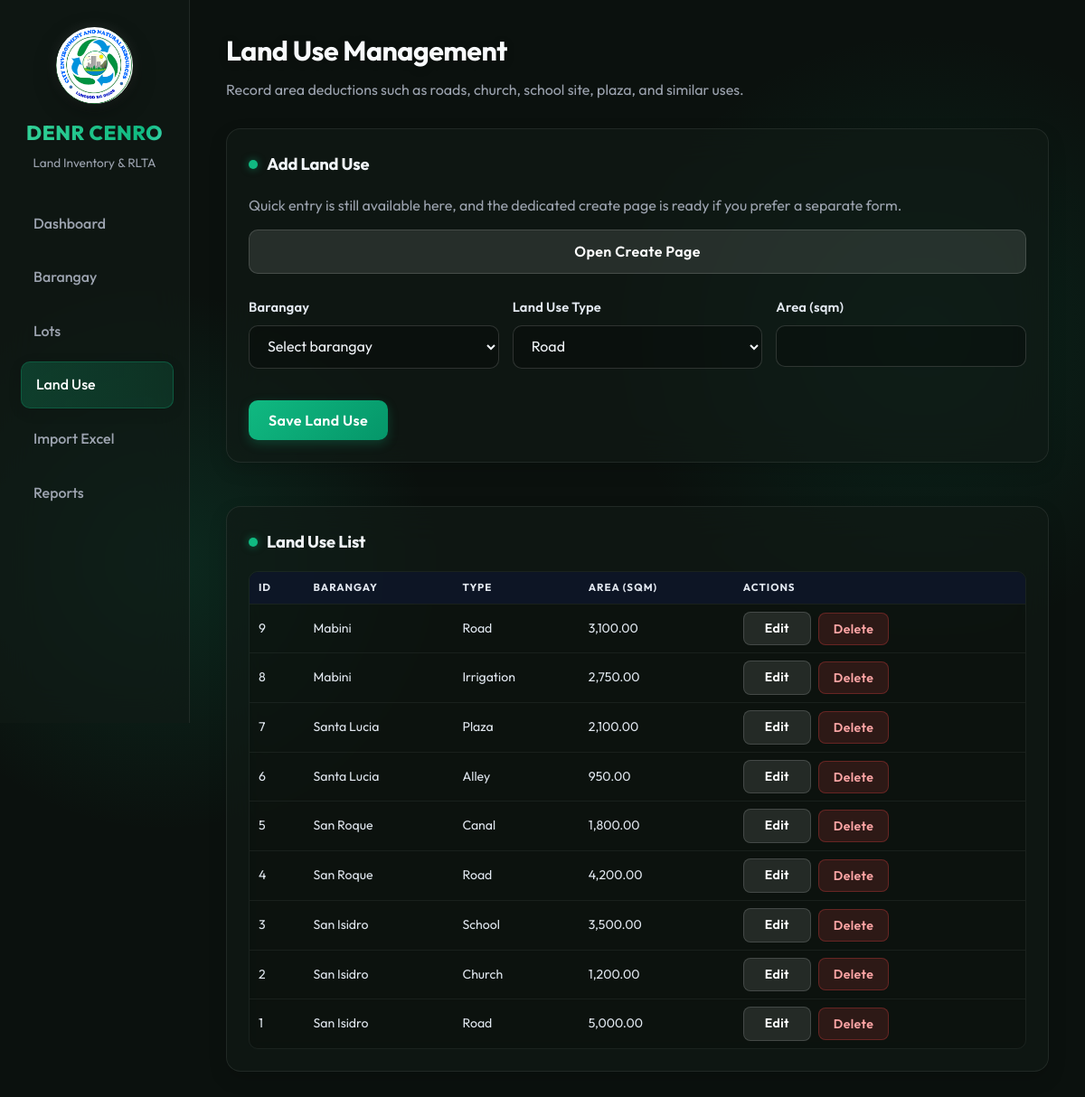
Screenshot of /land_use/index.php with the database file from the repository.
### tables this page shows
CREATE TABLE `land_use` (
    `id` INT AUTO_INCREMENT PRIMARY KEY,
    `barangay_id` INT NOT NULL,
    `type` ENUM('Road', 'Alley', 'Irrigation', 'Canal', 'Church', 'School', 'School Site', 'Plaza') NOT NULL,
    `area_sqm` DOUBLE NOT NULL DEFAULT 0,
    CONSTRAINT `fk_land_use_barangay`
        FOREIGN KEY (`barangay_id`) REFERENCES `barangay` (`id`)
        ON DELETE CASCADE ON UPDATE CASCADE
);

CREATE TABLE `barangay` (
    `id` INT AUTO_INCREMENT PRIMARY KEY,
    `name` VARCHAR(150) NOT NULL,
    `total_area_sqm` DOUBLE NOT NULL DEFAULT 0
);

### includes/functions.php (called while the page is built, shortened)
<?php
function h(?string $value): string
{
    return htmlspecialchars((string) $value, ENT_QUOTES, 'UTF-8');
}
function format_number(float $value): string
{
    return number_format($value, 2);
}
function fetch_barangays(mysqli $mysqli): array
{
    $sql = 'SELECT id, name, total_area_sqm FROM barangay ORDER BY name ASC';
    $result = $mysqli->query($sql);
    return $result ? $result->fetch_all(MYSQLI_ASSOC) : [];
}
function app_url(string $path = ''): string
{
    $base = '/Land-Invertory-System';
    return $base . $path;
}
function get_current_user_role(): ?string
{
    return 'Admin';
}

### land_use/index.php (the view, shortened to what this page needs)
<?php
require_once __DIR__ . '/../config/db.php';
require_once __DIR__ . '/../includes/functions.php';
$barangays = fetch_barangays($mysqli);
$landUseResult = $mysqli->query("
    SELECT u.id, b.name AS barangay_name, u.type, u.area_sqm
    FROM land_use u
    INNER JOIN barangay b ON b.id = u.barangay_id
    ORDER BY u.id DESC
");
$landUses = $landUseResult ? $landUseResult->fetch_all(MYSQLI_ASSOC) : [];
$currentUserRole = get_current_user_role();
require_once __DIR__ . '/../includes/header.php';
?>
<section class="grid-form-table">
    <div class="panel">
        <h2 class="panel-title">Add Land Use</h2>
        <?php if ($currentUserRole === 'Viewer'): ?>
            <div class="empty-state-fancy" style="padding: 20px 10px;">
                <p style="color: var(--text-muted);">You are logged in as a <strong>Viewer</strong>. You do not have permission to add or modify land use entries.</p>
            </div>
        <?php elseif (!$barangays): ?>
            <div class="empty-state">Add a barangay first before recording land use deductions.</div>
        <?php else: ?>
            <div style="display: flex; flex-direction: column; gap: 15px; margin-bottom: 25px;">
                <p class="section-text" style="margin:0; line-height: 1.5; color: var(--text-muted);">Quick entry is still available here, and the dedicated create page is ready if you prefer a separate form.</p>
                <a class="btn btn-secondary" style="justify-content: center;" href="<?= h(app_url('/land_use/create.php')); ?>">Open Create Page</a>
            </div>
            <?php require __DIR__ . '/form.php'; ?>
        <?php endif; ?>
    </div>
    <div class="panel">
        <h2 class="panel-title">Land Use List</h2>
        <div class="table-wrap">
            <table class="table-compact">
                <thead>
                    <tr>
                        <th>ID</th>
                        <th>Barangay</th>
                        <th>Type</th>
                        <th>Area (sqm)</th>
                        <th>Actions</th>
                    </tr>
                </thead>
                <tbody>
                    <?php if ($landUses): ?>
                        <?php foreach ($landUses as $entry): ?>
                            <tr>
                                <td><?= h((string) $entry['id']); ?></td>
                                <td><?= h($entry['barangay_name']); ?></td>
                                <td><?= h($entry['type']); ?></td>
                                <td><?= format_number((float) $entry['area_sqm']); ?></td>
                                <td>
                                    <div class="inline-actions">
                                        <?php if ($currentUserRole !== 'Viewer'): ?>
                                            <a class="btn btn-secondary" href="<?= h(app_url('/land_use/edit.php?id=' . $entry['id'])); ?>">Edit</a>
                                            <form method="post" action="<?= h(app_url('/land_use/delete.php')); ?>" onsubmit="return confirm('Delete this land use entry?');">
                                                <button class="btn btn-danger" type="submit">Delete</button>
                                            </form>
                                        <?php else: ?>
                                            <span style="color: var(--text-muted); font-size: 0.85rem;">None</span>
                                        <?php endif; ?>
                                    </div>
                                </td>
                            </tr>
                        <?php endforeach; ?>
                    <?php else: ?>
                        <tr>
                            <td colspan="5">No land use entries found.</td>
                        </tr>
                    <?php endif; ?>
                </tbody>
            </table>
        </div>
    </div>
</section>
<?php require_once __DIR__ . '/../includes/footer.php'; ?>

### assets/css/style.css (style rules this page uses)
:root { --bg-color: #0b110e; --panel-bg: rgba(18, 27, 22, 0.65); --panel-border: rgba(255, 255, 255, 0.08); --text-main: #f8fafc; --text-muted: #9ca3af; --primary: #10b981; --primary-glow: rgba(16, 185, 129, 0.5); --accent: #059669; --success: #10b981; --warning: #f59e0b; --danger: #ef4444; --glass-blur: blur(20px); }
* { box-sizing: border-box; margin: 0; padding: 0; }
body { font-family: 'Outfit', sans-serif; background-color: var(--bg-color); background-image: radial-gradient(circle at 15% 50%, rgba(16, 185, 129, 0.15), transparent 25%), radial-gradient(circle at 85% 30%, rgba(5, 150, 105, 0.15), transparent 25%); background-attachment: fixed; color: var(--text-main); line-height: 1.6; font-size: 1rem; min-height: 100vh; }
a { color: inherit; text-decoration: none; transition: all 0.3s ease; }
.grid-form-table { display: grid; grid-template-columns: 350px 1fr; gap: 24px; min-width: 0; align-items: start; }
@media (max-width: 1400px) { .grid-form-table { grid-template-columns: 1fr; } }
.panel { background: var(--panel-bg); -webkit-backdrop-filter: var(--glass-blur); backdrop-filter: var(--glass-blur); border: 1px solid var(--panel-border); border-radius: 16px; padding: 24px; margin-bottom: 24px; box-shadow: 0 8px 20px rgba(0, 0, 0, 0.15); animation: fadeInUp 0.6s ease-out backwards; min-width: 0; overflow: hidden; }
.panel-title { font-size: 1.15rem; font-weight: 700; margin-bottom: 18px; display: flex; align-items: center; gap: 10px; letter-spacing: -0.2px; color: #f1f5f9; }
.panel-title::before { content: ''; display: block; width: 10px; height: 10px; border-radius: 50%; background: var(--primary); box-shadow: 0 0 8px var(--primary-glow); }
.table-wrap { overflow-x: auto; border-radius: 10px; border: 1px solid rgba(255, 255, 255, 0.05); width: 100%; }
table { width: 100%; border-collapse: collapse; background: rgba(0, 0, 0, 0.2); min-width: 600px; }
th, td { padding: 14px 16px; text-align: left; border-bottom: 1px solid rgba(255, 255, 255, 0.06); }
th { background: rgba(15, 23, 42, 0.85); color: #e2e8f0; font-weight: 700; font-size: 0.75rem; text-transform: uppercase; letter-spacing: 1px; white-space: nowrap; }
td { font-size: 0.92rem; color: #e2e8f0; transition: background 0.2s ease; line-height: 1.4; }
tr:last-child td { border-bottom: none; }
.table-compact th, .table-compact td { padding: 8px 10px; font-size: 0.88rem; white-space: nowrap; }
.table-compact th { font-size: 0.72rem; }
form { display: grid; gap: 15px; }
.btn { display: inline-flex; align-items: center; justify-content: center; gap: 8px; padding: 11px 22px; min-height: 44px; border: none; border-radius: 10px; cursor: pointer; font-weight: 600; font-size: 1rem; font-family: inherit; transition: all 0.2s cubic-bezier(0.25, 0.46, 0.45, 0.94); letter-spacing: 0.4px; position: relative; overflow: hidden; z-index: 1; white-space: nowrap; }
.btn::after { content: ''; position: absolute; top: 0; left: -100%; width: 50%; height: 100%; background: linear-gradient(90deg, transparent, rgba(255, 255, 255, 0.2), transparent); transform: skewX(-20deg); transition: 0.5s; z-index: -1; }
.btn-secondary { background: rgba(255, 255, 255, 0.1); color: #fff; border: 1px solid rgba(255, 255, 255, 0.15); }
.btn-danger { background: rgba(239, 68, 68, 0.15); color: #fca5a5; border: 1px solid rgba(239, 68, 68, 0.3); }
.actions, .inline-actions { display: flex; gap: 8px; flex-wrap: nowrap; align-items: center; }
.inline-actions .btn { padding: 8px 16px; font-size: 0.88rem; border-radius: 8px; gap: 5px; min-width: 75px; min-height: 36px; justify-content: center; }
.inline-actions form { margin: 0; display: inline-block; }

### rows the page displays
land_use: id "9", barangay.name "Mabini", type "Road", area_sqm "3,100.00"
land_use: id "8", barangay.name "Mabini", type "Irrigation", area_sqm "2,750.00"
land_use: id "7", barangay.name "Santa Lucia", type "Plaza", area_sqm "2,100.00"
land_use: id "6", barangay.name "Santa Lucia", type "Alley", area_sqm "950.00"
land_use: id "5", barangay.name "San Roque", type "Canal", area_sqm "1,800.00"
land_use: id "4", barangay.name "San Roque", type "Road", area_sqm "4,200.00"
land_use: id "3", barangay.name "San Isidro", type "School", area_sqm "3,500.00"
land_use: id "2", barangay.name "San Isidro", type "Church", area_sqm "1,200.00"
land_use: id "1", barangay.name "San Isidro", type "Road", area_sqm "5,000.00"

### other values shown
$pageTitle "Land Use Management"
$pageDescription "Record area deductions such as roads, church, school site, plaza, and similar uses."
$landUseSubmitLabel "Save Land Use"
form field type "Road"
